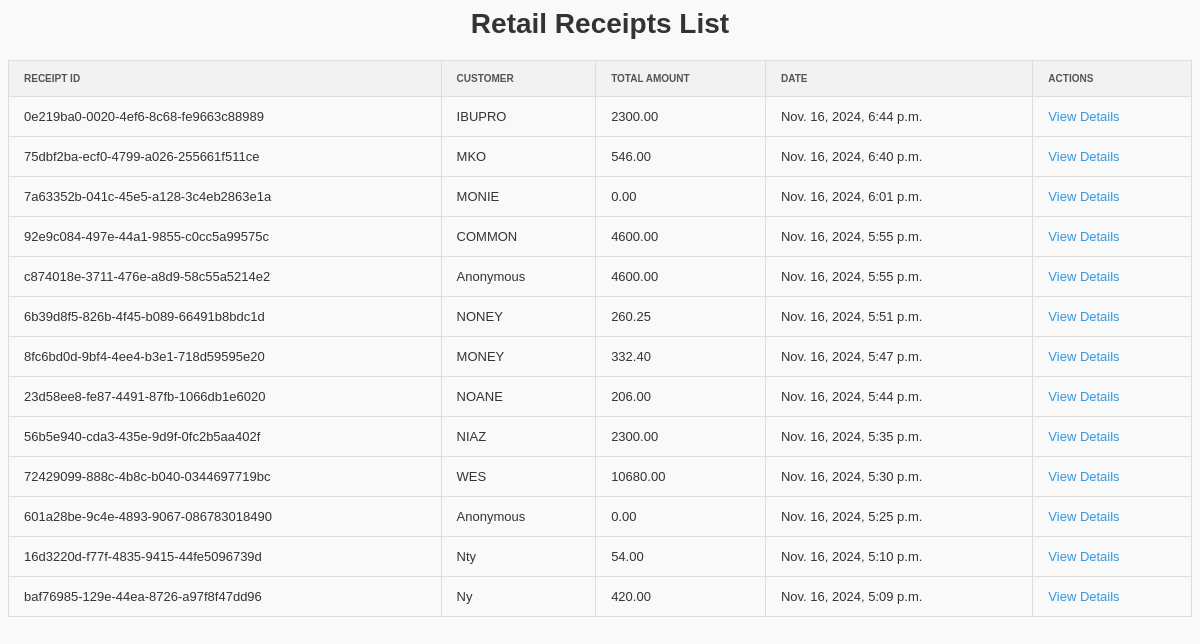
The app's page /receipts/ with its own data.
### app/models.py (models this page shows, shortened)
class Receipt(models.Model):
    customer = models.ForeignKey(Customer, on_delete=models.CASCADE, null=True, blank=True)
    wholesale_customer = models.ForeignKey(WholesaleCustomer, on_delete=models.CASCADE, null=True, blank=True)
    sales = models.ForeignKey(Sales, on_delete=models.CASCADE, related_name='receipts', null=True, blank=True)
    buyer_name = models.CharField(max_length=255, blank=True, null=True)
    buyer_address = models.CharField(max_length=255, blank=True, null=True)
    total_amount = models.DecimalField(max_digits=10, decimal_places=2, default=Decimal('0.0'))
    date = models.DateTimeField(auto_now_add=True)
    receipt_id = models.UUIDField(default=uuid.uuid4, editable=False, unique=True)
    printed = models.BooleanField(default=False)

### app/views.py (the view)
# urls.py: path('receipts/', views.receipt_list, name='receipt_list'),
def receipt_list(request):
    receipts = Receipt.objects.all().order_by('-date')  # Order by date, latest first
    return render(request, 'partials/receipt_list.html', {'receipts': receipts})

### app/templates/partials/receipt_list.html (shortened to what this page needs)
{% block content %}
<div class="col-md-10 offset-md-2">
    <h2>Retail Receipts List</h2>
    <table>
        <thead>
            <tr>
                <th>Receipt ID</th>
                <th>Customer</th>
                <th>Total Amount</th>
                <th>Date</th>
                <th>Actions</th>
            </tr>
        </thead>
        <tbody>
            {% for receipt in receipts %}
            <tr class="{% if receipt.source == 'wholesale' %}wholesale-row{% endif %}">
                <td>{{ receipt.receipt_id }}</td>
                <td>
                    {% if receipt.customer %}
                    {{ receipt.customer.name|upper }}
                    {% elif receipt.buyer_name %}
                    {{ receipt.buyer_name }}
                    {% else %}
                    Anonymous
                    {% endif %}
                </td>
                <td>{{ receipt.total_amount }}</td>
                <td>{{ receipt.date }}</td>
                <td>
                    {% if receipt.source == 'wholesale' %}
                    <a href="{% url 'wholesale_receipt_detail' receipt.receipt_id %}">View Details</a>
                    {% else %}
                    <a href="{% url 'receipt_detail' receipt.receipt_id %}">View Details</a>
                    {% endif %}
                </td>
            </tr>
            {% endfor %}
        </tbody>
    </table>
</div>
{% endblock %}

### app/templates/partials/receipt_list.html (style rules this page uses)
h2 { color: #333; text-align: center; font-size: 28px; margin-bottom: 20px; }
table { width: 100%; border-collapse: collapse; margin-bottom: 20px; }
table th, table td { padding: 12px 15px; border: 1px solid #ddd; text-align: left; font-size: 13px; }
table thead th { background-color: #f2f2f2; color: #555; font-weight: bold; text-transform: uppercase; font-size: 10px; }
table tbody tr:nth-child(even) { background-color: #f9f9f9; }
a { color: #3498db; text-decoration: none; }

### records on screen
Receipt: receipt_id "0e219ba0-0020-4ef6-8c68-fe9663c88989", buyer_name "IBUPRO", total_amount "2300.00", date "Nov. 16, 2024, 6:44 p.m."
Receipt: receipt_id "75dbf2ba-ecf0-4799-a026-255661f511ce", buyer_name "MKO", total_amount "546.00", date "Nov. 16, 2024, 6:40 p.m."
Receipt: receipt_id "7a63352b-041c-45e5-a128-3c4eb2863e1a", buyer_name "MONIE", total_amount "0.00", date "Nov. 16, 2024, 6:01 p.m."
Receipt: receipt_id "92e9c084-497e-44a1-9855-c0cc5a99575c", buyer_name "COMMON", total_amount "4600.00", date "Nov. 16, 2024, 5:55 p.m."
Receipt: receipt_id "c874018e-3711-476e-a8d9-58c55a5214e2", shows "Anonymous", total_amount "4600.00", date "Nov. 16, 2024, 5:55 p.m."
Receipt: receipt_id "6b39d8f5-826b-4f45-b089-66491b8bdc1d", buyer_name "NONEY", total_amount "260.25", date "Nov. 16, 2024, 5:51 p.m."
Receipt: receipt_id "8fc6bd0d-9bf4-4ee4-b3e1-718d59595e20", buyer_name "MONEY", total_amount "332.40", date "Nov. 16, 2024, 5:47 p.m."
Receipt: receipt_id "23d58ee8-fe87-4491-87fb-1066db1e6020", buyer_name "NOANE", total_amount "206.00", date "Nov. 16, 2024, 5:44 p.m."
Receipt: receipt_id "56b5e940-cda3-435e-9d9f-0fc2b5aa402f", buyer_name "NIAZ", total_amount "2300.00", date "Nov. 16, 2024, 5:35 p.m."
Receipt: receipt_id "72429099-888c-4b8c-b040-0344697719bc", buyer_name "WES", total_amount "10680.00", date "Nov. 16, 2024, 5:30 p.m."
Receipt: receipt_id "601a28be-9c4e-4893-9067-086783018490", buyer_name "Anonymous", total_amount "0.00", date "Nov. 16, 2024, 5:25 p.m."
Receipt: receipt_id "16d3220d-f77f-4835-9415-44fe5096739d", buyer_name "Nty", total_amount "54.00", date "Nov. 16, 2024, 5:10 p.m."
Receipt: receipt_id "baf76985-129e-44ea-8726-a97f8f47dd96", buyer_name "Ny", total_amount "420.00", date "Nov. 16, 2024, 5:09 p.m."
